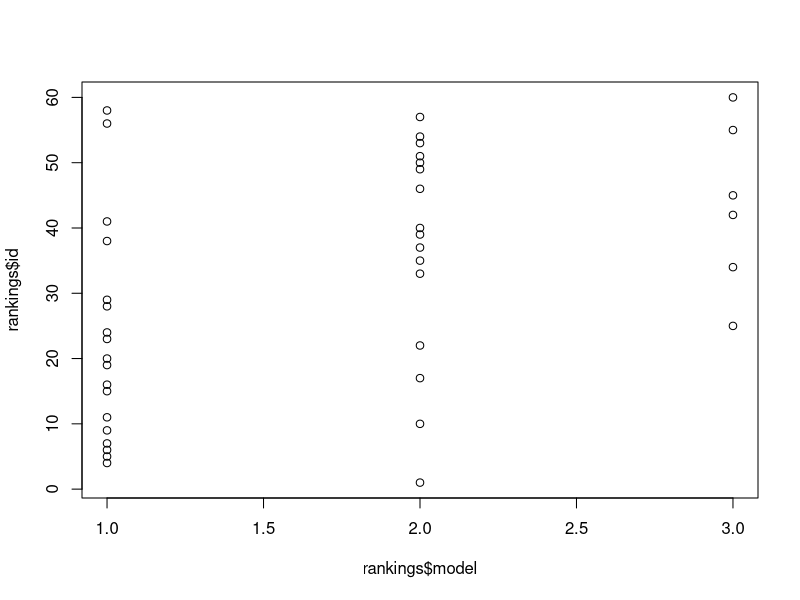
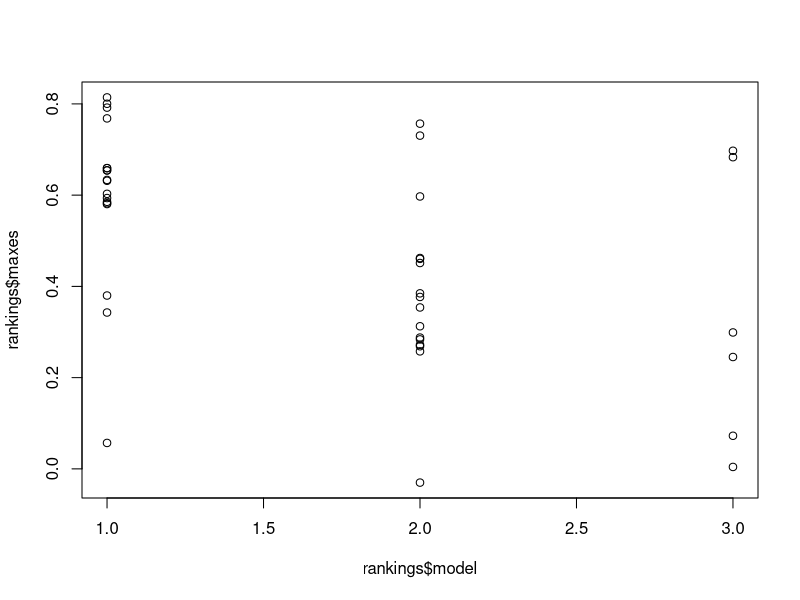
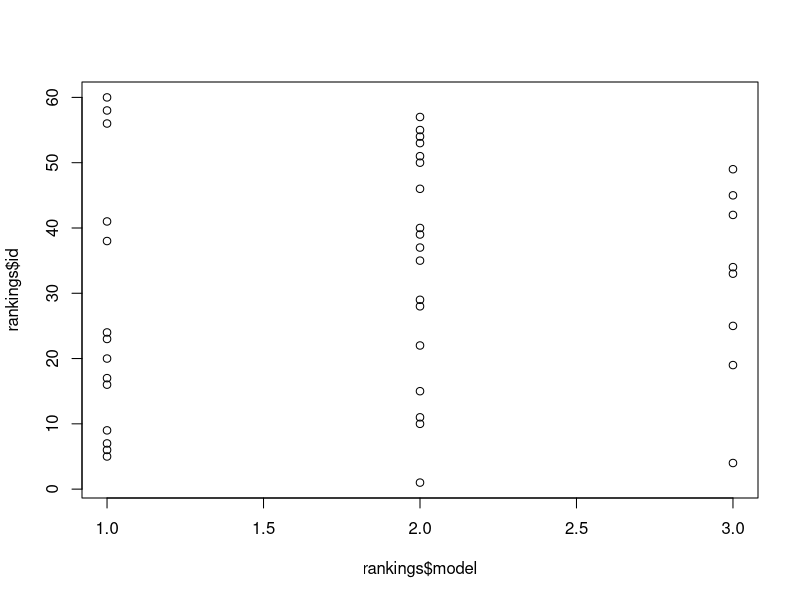
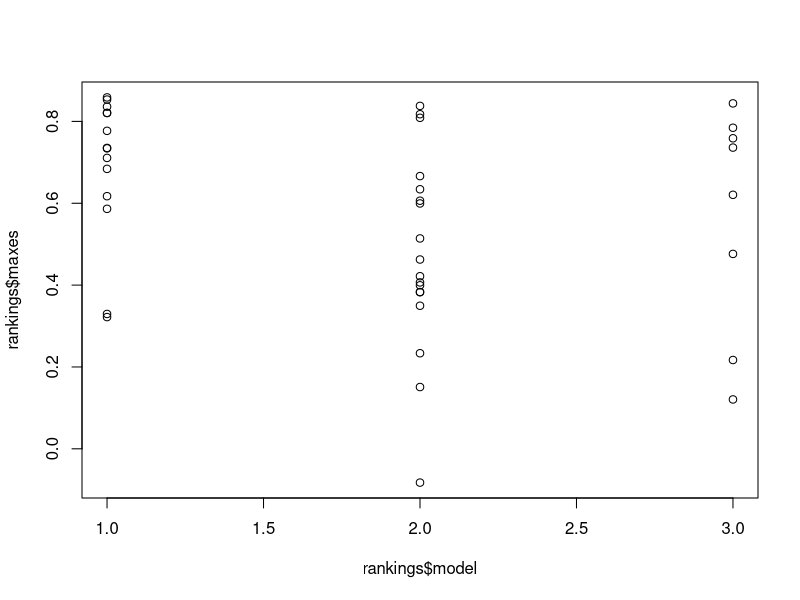

Write the R code that produced these figures, in order.
library(gdata)
library(tidyr)
library(dplyr)

# Load the data into dataframes for easy use with dplyr
alldata = read.csv("reformattedData.csv")
modelPredictions = read.csv("modelPredictionsReformatted.csv")
dataMeans = read.csv("dataMeansReformatted.csv")
heuristicModelPredictions = read.csv("heuristicModelReformatted.csv")
heuristicModelSoft = read.csv("SoftHeuristic.csv")


# Only include participants who passed the attention check
passed = filter(alldata, condition=="attentioncheck", rating==1)$subject
filtered = filter(alldata, subject %in% passed)

models <- list(modelPredictions, heuristicModelPredictions, heuristicModelSoft)
n = length(passed) * length(models)

# Find the MSE and correlation coefficient between all people and each model
# The ignore strangers argument will factor out the ratings about strangers for the
# model predictions and people's responses
extractCorrelation <- function(includeStrangers = FALSE){
  extracted <- data.frame(id = numeric(n),model = numeric(n), mse = numeric(n), correlation = numeric(n) )
  for(indexi in 1:length(passed)){
    for(modeli in 1:length(models)){
      index = passed[indexi]
      model = models[modeli][[1]]
      
      if(includeStrangers){
        model = filter(model, relationship != "strangers")
        friendratings = filter(model, relationship == "friends")$rating
        enemyratings = filter(model, relationship == "enemies")$rating
        thesums = friendratings + enemyratings
        theratings = c(rbind(friendratings / thesums, enemyratings / thesums))
        model$ratings = theratings
      }
      
      i = length(models) * (indexi - 1) + modeli #compute the index for our final dataframe
      person = filter(filtered, subject == index, condition != "attentioncheck")
      
      if(includeStrangers){
        person = filter(person, relationship != "strangers")
        friendratings = filter(person, relationship == "friends")$rating
        enemyratings = filter(person, relationship == "enemies")$rating
        thesums = friendratings + enemyratings
        theratings = c(rbind(friendratings / thesums, enemyratings / thesums))
        person$ratings = theratings
      }
      
      # Compute MSE , Correlation Coefficient between a person and model
      extracted$id[i] <- index
      extracted$model[i] = modeli
      extracted$mse[i] <- sum((person$rating - model$rating)^2)/nrow(person)
      extracted$correlation[i] <- cor(person$rating, model$rating)
    }
  }
  extracted
}

makePlots <- function(extractedData){
  # Get sorted list of mse, correlation coefficients
  best = order(extractedData$correlation)
  sorted = extractedData$correlation[best]
  
  # Plot person and their best ranked model
  grouped <- group_by(extractedData, id)
  rankings <- summarise(grouped, maxes = max(correlation), model = which(correlation == max(correlation)), mse = max(mse))
  
  confidenceInterval = 1.96 * sd(extractedData$correlation)/sqrt(length(extractedData$correlation))
  print(confidenceInterval)
  # Count the number of people that have maximum correspondence to each model
  count(group_by(rankings, model))
  plot(rankings$model, rankings$id)
  plot(rankings$model, rankings$maxes)
  
  for(m in 1:3){
    meanmse = mean(filter(extractedData, model == m)$mse)
    meancorr = mean(filter(extractedData, model == m)$correlation)
  }
  
  for(m in 1:3){
    meanmse = mean(filter(rankings, model == m)$mse)
    meancorr = mean(filter(rankings, model == m)$maxes)
  }
}

extractedWithStrangers = extractCorrelation(FALSE)
extractedWithoutStrangers = extractCorrelation(TRUE)

makePlots(extractedWithStrangers)
makePlots(extractedWithoutStrangers)
